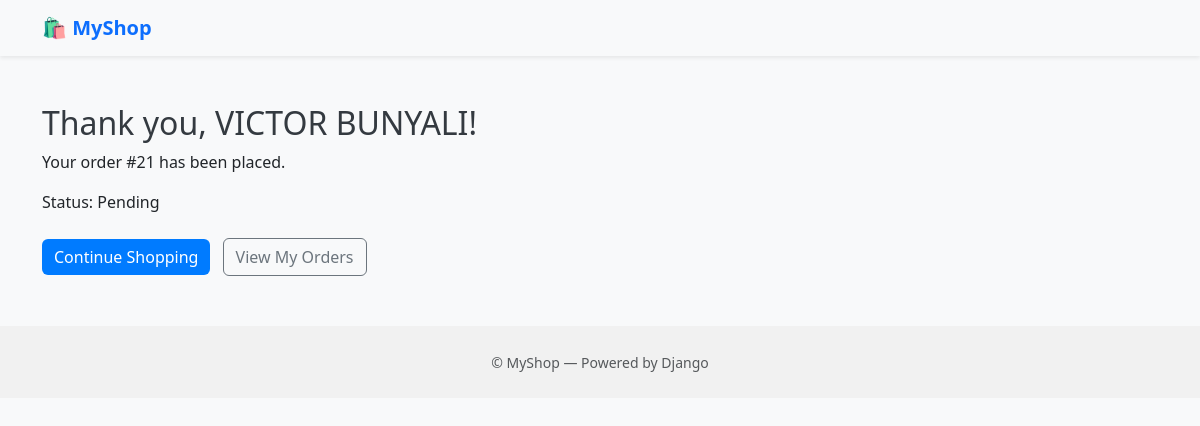
/orders/checkout-success/21/, run on the app's committed database.
### orders/models.py (models this page shows, shortened)
class Order(models.Model):
    PAYMENT_METHODS = [
        ('cod', 'Pay on Delivery'),
        ('mpesa', 'M-Pesa'),
    ]
    payment_method = models.CharField(
        max_length=10,
        choices=PAYMENT_METHODS,
        default='cod'
    )
    is_paid = models.BooleanField(default=False)
    STATUS_CHOICES = [
        ('pending', 'Pending'),
        ('paid', 'Paid'),
        ('shipped', 'Shipped'),
        ('delivered', 'Delivered'),
    ]
    name = models.CharField(max_length=100)
    phone = models.CharField(max_length=20)
    address = models.TextField()
    created_at = models.DateTimeField(auto_now_add=True)
    status = models.CharField(
        max_length=10,
        choices=STATUS_CHOICES,
        default='pending',
    )

### orders/views.py (the view)
# urls.py: path('checkout-success/<int:order_id>/', views.checkout_success, name='checkout_success'),
def checkout_success(request, order_id):
    order = get_object_or_404(Order, id=order_id)
    return render(request, 'orders/checkout_success.html', {'order': order})

### orders/templates/orders/checkout_success.html
{% extends "base.html" %}
{% block content %}
<div class="container mt-5">
  <h2>Thank you, {{ order.name }}!</h2>
  <p>Your order #{{ order.id }} has been placed.</p>
  <p>Status: {{ order.get_status_display }}</p>
  <div class="mt-4">
    <a href="{% url 'product_list' %}" class="btn btn-primary me-2">Continue Shopping</a>
    <a href="{% url 'my_orders' %}" class="btn btn-outline-secondary">View My Orders</a>
  </div>
</div>
{% endblock %}

### static/css/style.css (style rules this page uses)
body { background-color: #f8f9fa; font-family: 'Segoe UI', Tahoma, Geneva, Verdana, sans-serif; }
h2, h3, h4 { color: #343a40; }
.btn-primary { background-color: #007bff; border: none; }

### data on the page
Order: name "VICTOR BUNYALI", id "21", status "Pending"
